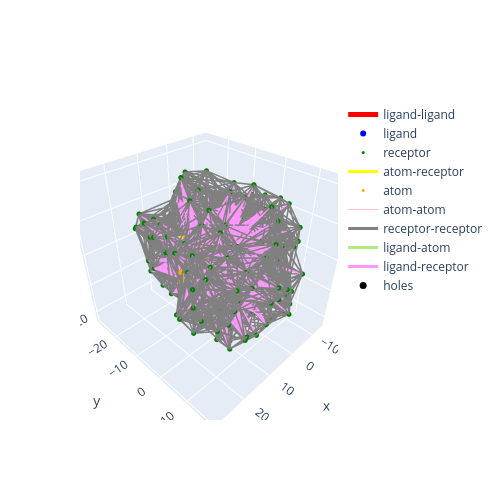

Notebook source saved alongside this figure:
### Code cell
i = next(iterable)
i=100
graph = ds[i*10]
# print(ds._split_indexes[i])
make_fig(graph).show()

### Figure 1 — Plotly figure (JSON) as saved in the notebook; plotly's stock layout.template omitted (floating-point values rounded to 4 significant figures; data arrays with more than 128 entries replaced by an {"elided": "..."} marker saying what was removed)
{"data": [{"line": {"color": "red", "width": 5}, "mode": "lines", "name": "ligand-ligand", "type": "scatter3d", "x": {"elided": "2808 float values"}, "y": {"elided": "2808 float values"}, "z": {"elided": "2808 float values"}}, {"marker": {"color": "blue", "size": 6, "symbol": "circle"}, "mode": "markers", "name": "ligand", "type": "scatter3d", "x": [8.684, 9.077, 8.296, 6.93, 6.34, 6.179, 4.821, 4.478, 3.046, 2.107, 2.558, 3.965, 9.082, 10.25, 11.35, 12.5, 13.57, 13.49, 14.87, 12.35, 11.28, 9.89, 10.31, 11.39, 12.65, 13.7, 13.56, 15.21, 12.36, 11.3], "y": [-1.474, -2.243, -3.162, -3.624, -3.223, -4.467, -4.659, -5.48, -5.291, -5.126, -4.055, -3.569, -3.626, -3.029, -3.221, -3.864, -4.051, -3.582, -3.831, -2.932, -2.755, -1.923, -2.16, -1.287, -1.813, -1.009, 0.358, 1.536, 0.9093, 0.09058], "z": [-1.74, -0.5311, 0.1162, -0.09321, -1.16, 0.7436, 0.5182, -0.5844, -1.041, 0.1335, 1.055, 0.7828, 1.142, 1.117, 2.002, 1.611, 2.472, 3.753, 4.837, 4.183, 3.296, 3.923, 0.1019, -0.2861, -0.6196, -0.9845, -1.036, -1.601, -0.7196, -0.3518]}, {"marker": {"color": "green", "size": 3, "symbol": "circle"}, "mode": "markers", "name": "receptor", "type": "scatter3d", "x": {"elided": "261 float values"}, "y": {"elided": "261 float values"}, "z": {"elided": "261 float values"}}, {"line": {"color": "yellow", "width": 3}, "mode": "lines", "name": "atom-receptor", "type": "scatter3d", "x": {"elided": "234 float values"}, "y": {"elided": "234 float values"}, "z": {"elided": "234 float values"}}, {"marker": {"color": "orange", "size": 3, "symbol": "circle"}, "mode": "markers", "name": "atom", "type": "scatter3d", "x": [12.59, 17.68, 17.01, 17.51, 17.06, 17.27, 18.75, 16.64, 15.92, 15.31, 16.2, 16.4, 13.91, 18.89, 18.36, 17.17, 7.665, 7.035, 11.01, 10.52, 10.26, 8.233, 12.17, 10.76, 17.27, 16.75, 16.07, 15.15, 13.84, 14.83, 18.46, 19.21, 20.5, 20.28, 19.73, 15.87, 16.75, 16.23, 16.06, 15.05, 15.4, 13.61, 14.27, 14.7, 13.26, 12.57, 11.19, 12.06, 15.66, 16.76, 10.22, 9.265, 8.614, 11.68, 9.127, 8.17, 9.298, 10.0, 6.398, 6.429, 5.201, 4.552, 4.835, 3.693, 3.699, -0.09, -0.425, 1.211, 1.318, 1.739, 5.512, 5.151, 6.842, 6.602, 7.773, 6.323, 7.513, 6.781], "y": [3.162, 2.089, 0.712, -0.217, 3.037, 2.612, 2.502, 3.687, 0.559, -0.75, -1.631, -2.785, -0.634, -3.121, -4.136, -3.548, -3.29, -5.522, -2.399, -1.444, -0.131, -5.798, -2.888, 3.538, -0.872, -1.976, 1.325, 0.68, 0.199, 1.687, -0.71, -1.826, -1.296, -0.427, -1.228, -5.621, -6.883, -7.985, -4.81, -3.665, -2.871, -4.151, -10.14, -11.19, -9.19, -8.29, -7.339, -6.281, -10.86, -10.18, -10.57, -9.497, -8.798, -10.13, -9.411, -8.533, -7.951, -7.109, -8.022, -6.587, -5.865, -5.115, -6.123, -5.461, -5.751, -1.815, -3.153, -1.486, 3.167, 1.766, 0.915, -0.568, 1.055, 3.69, 4.264, 2.411, 2.979, 2.053], "z": [-2.848, -2.231, -2.251, -1.613, -1.2, 0.262, 0.649, 1.141, -3.016, -3.22, -4.096, -3.746, -3.816, -2.012, -1.113, -0.352, -4.504, -3.706, -4.715, -3.804, -4.231, 7.662, 7.3, 1.596, 6.018, 6.123, 5.557, 4.504, 5.107, 3.407, 5.441, 4.838, 4.188, 2.935, 1.756, 5.355, 5.373, 5.25, 4.056, 3.832, 2.579, 3.673, 7.341, 6.319, 6.686, 7.711, 7.034, 5.867, 5.442, 2.598, 2.15, 1.599, 2.377, 2.06, 0.27, -0.412, -2.714, -2.123, 4.126, 4.391, 3.842, 4.571, 2.58, 1.953, 0.447, 2.958, 2.677, 2.228, -0.621, -1.084, -5.32, -5.37, -4.586, 0.899, -1.155, 0.388, -1.656, -0.891]}, {"line": {"color": "pink", "width": 1}, "mode": "lines", "name": "atom-atom", "type": "scatter3d", "x": {"elided": "1014 float values"}, "y": {"elided": "1014 float values"}, "z": {"elided": "1014 float values"}}, {"line": {"color": "grey", "width": 3}, "mode": "lines", "name": "receptor-receptor", "type": "scatter3d", "x": {"elided": "16230 float values"}, "y": {"elided": "16230 float values"}, "z": {"elided": "16230 float values"}}, {"line": {"color": "light blue", "width": 3}, "mode": "lines", "name": "ligand-atom", "type": "scatter3d", "x": {"elided": "720 float values"}, "y": {"elided": "720 float values"}, "z": {"elided": "720 float values"}}, {"line": {"color": "light green", "width": 3}, "mode": "lines", "name": "ligand-receptor", "type": "scatter3d", "x": {"elided": "15174 float values"}, "y": {"elided": "15174 float values"}, "z": {"elided": "15174 float values"}}, {"marker": {"color": "black", "size": 7, "symbol": "circle"}, "mode": "markers", "name": "holes", "type": "scatter3d", "x": [9.077, 13.49, 11.28, 13.56], "y": [-2.243, -3.582, -2.755, 0.358], "z": [-0.5311, 3.753, 3.296, -1.036]}], "layout": {"height": 500, "width": 500}}
